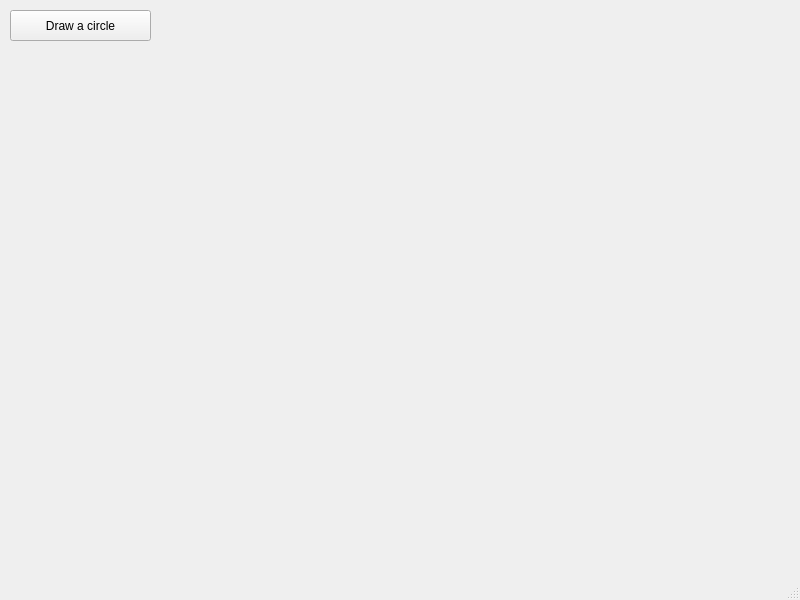
<?xml version="1.0" encoding="UTF-8"?>
<ui version="4.0">
 <class>MainWindow</class>
 <widget class="QMainWindow" name="MainWindow">
  <property name="geometry">
   <rect>
    <x>0</x>
    <y>0</y>
    <width>800</width>
    <height>600</height>
   </rect>
  </property>
  <property name="windowTitle">
   <string>Draw a circle</string>
  </property>
  <widget class="QWidget" name="centralwidget">
   <widget class="QPushButton" name="pushButton">
    <property name="geometry">
     <rect>
      <x>10</x>
      <y>10</y>
      <width>141</width>
      <height>31</height>
     </rect>
    </property>
    <property name="text">
     <string>Draw a circle</string>
    </property>
   </widget>
  </widget>
  <widget class="QMenuBar" name="menubar">
   <property name="geometry">
    <rect>
     <x>0</x>
     <y>0</y>
     <width>800</width>
     <height>21</height>
    </rect>
   </property>
  </widget>
  <widget class="QStatusBar" name="statusbar"/>
 </widget>
 <resources/>
 <connections/>
</ui>
